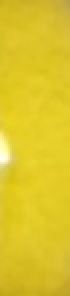
%> input picture cube_hsv/20.jpg, 35 x 148 px, shrunk from 67 x 281 before the run (shown 2 times larger)
$ octave couleur_detection.m   (GNU Octave 9; MATLAB toolbox functions it lacks are replaced by stand-ins)
%> lines starting %> are read from the running program, lines starting %| are printed output that depends on the picture
### couleur_bande.m
function couleur = couleur_bande(image_bande)
%> called with image_bande = 'cube_hsv/20.jpg'

    image = im2double(imread(image_bande));

    %% On recup鑢e les valeur moyennes de HSV de l'image
    [H,S,V] = image2hsv(image);

    %% construction du cube HSV
    [cube_hsv,coord_couleurs] = construction_cube_hsv();

    %% amelioration du cube HSV
    cube_hsv_ameliore = optimisation_cube_hsv(cube_hsv,coord_couleurs);

    %% recuperation de la couleur
    num_couleur = cube_hsv_ameliore(H,S,V);
    couleurs = {'noir','rouge','orange','doree','jaune','vert','bleu','violet','blanc'};
    couleur = couleurs{num_couleur + 1};

end

### image2hsv.m
function [H,S,V] = image2hsv(image)
    [h,w,z] = size(image);
%> h = 148; w = 35; z = 3
    image_hsv = rgb2hsv(image);
%> image_hsv: size 148x35x3 double; mean H, S, V 0.145, 0.818, 0.869

    H_moy = [];
    S_moy = [];
    V_moy = [];
    for i = 1:h
        for j = 1:w
            H_moy=[H_moy,image_hsv(i,j,1)];
            S_moy=[S_moy,image_hsv(i,j,2)];
            V_moy=[V_moy,image_hsv(i,j,3)];
        end
    end
%> after the loop, H_moy = 5180 values, max 0.179 at index 2731, min 0.128 at index 35, mean 0.145; S_moy = 5180 values, max 0.928 at index 3192, min 0.0549 at index 2766, mean 0.818; V_moy = 5180 values, max 1 at index 2381, min 0.722 at index 35, mean 0.869
    hue = mean(H_moy);
%> hue = 0.145
    saturation = mean(S_moy);
%> saturation = 0.818
    value = mean(V_moy);
%> value = 0.869

    H = floor(hue*360+1);
%> H = 53
    S = floor(saturation*100+1);
%> S = 82
    V = floor(value*100+1);
%> V = 87
%> in couleur_bande, `[H,S,V] = image2hsv(image);`: H = 53; S = 82; V = 87
end

### optimisation_cube_hsv.m
function cube_hsv_ameliore = optimisation_cube_hsv(cube_hsv,coord_couleurs)

    %% couleurs permettant d'am閘iorer la pr閏ision de notre cube hsv
    image1 = im2double(imread('cube_hsv/1.jpg'));
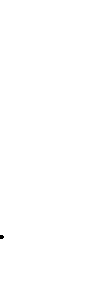
%> input picture cube_hsv/1.jpg, 111 x 288 px, shrunk from 211 x 549 before the run
%> image1: size 288x111x3 double; values 0.996 (black) and 1 (white), 100% white; 1 black region (1 under 20 px)
    image2 = im2double(imread('cube_hsv/2.jpg'));
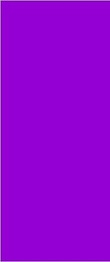
%> input picture cube_hsv/2.jpg, 110 x 262 px, shrunk from 209 x 499 before the run
    image3 = im2double(imread('cube_hsv/3.jpg'));
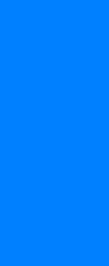
%> input picture cube_hsv/3.jpg, 109 x 266 px, shrunk from 208 x 506 before the run
    image4 = im2double(imread('cube_hsv/4.jpg'));
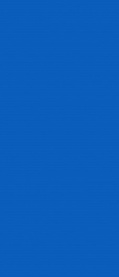
%> input picture cube_hsv/4.jpg, 119 x 277 px, shrunk from 227 x 528 before the run
    image5 = im2double(imread('cube_hsv/5.jpg'));
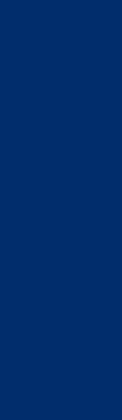
%> input picture cube_hsv/5.jpg, 122 x 420 px, shrunk from 233 x 800 before the run
%> the run ends on the next line
    image7 = im2double(imread('cube_hsv/7.jpg'));
    image8 = im2double(imread('cube_hsv/8.jpg'));
    image9 = im2double(imread('cube_hsv/9.jpg'));
    image10 = im2double(imread('cube_hsv/10.jpg'));
    image11 = im2double(imread('cube_hsv/11.jpg'));
    image12 = im2double(imread('cube_hsv/12.jpg'));
    image13 = im2double(imread('cube_hsv/13.jpg'));
    image15 = im2double(imread('cube_hsv/15.jpg'));
    image18 = im2double(imread('cube_hsv/18.jpg'));
    image20 = im2double(imread('cube_hsv/20.jpg'));

    images = {image1,image2,image3,image4,image5,image7,image8,image9,image10,image11,image12,image13,image15,image18,image20};
    couleurs_obtenues = {9,9,9,9,9,9,9,9,9,9,9,9,9,9,9};
    couleurs_a_obtenir = {8,7,6,6,6,1,4,1,0,5,5,7,6,5,4};

    %% On recupere les coordonn閑s de chaque couleur
    rouge_1 = coord_couleurs{1};
    orange = coord_couleurs{2};
    doree = coord_couleurs{3};
    jaune = coord_couleurs{4};
    vert = coord_couleurs{5};
    bleu = coord_couleurs{6};
    violet = coord_couleurs{7};
    rouge_2 = coord_couleurs{8};
    noir = coord_couleurs{9};
    blanc_v = coord_couleurs{10};
    blanc_s = coord_couleurs{11};

    %% on modifie cube_hsv avec les valeurs HSV relevees qui different
    for k = 1:15
        [H,S,V] = image2hsv(images{k});
        couleurs_obtenues{k} = cube_hsv(H,S,V);

        if couleurs_obtenues{k}~=couleurs_a_obtenir{k}
%             disp(k);
            switch couleurs_a_obtenir{k}
                case 0
                    if V > noir{2}
                        noir{2} = V;
                    end
                    cube_hsv(:,:,noir{1}:noir{2}) = 0;

                case 1
                    if H > rouge_1{2}
                        rouge_1{2} = H;
                    end
                    if H < rouge_2{2}
                        rouge_2{2} = H;
                    end
                    cube_hsv(rouge_1{1}:rouge_1{2},:,:) = 1;
                    cube_hsv(rouge_2{1}:rouge_2{2},:,:) = 1;

                case 2
                    if H > orange{2}
                        orange{2} = H;
                    end
                    if H < orange{1}
                        orange{1} = H;
                    end
                    cube_hsv(orange{1}:orange{2},:,:) = 2;

                case 3
                    if H > doree{2}
                        doree{2} = H;
                    end
                    if H < doree{1}
                        doree{1} = H;
                    end
                    cube_hsv(doree{1}:doree{2},:,:) = 3;

                case 4
                    if H > jaune{2}
                        jaune{2} = H;
                    end
                    if H < jaune{1}
                        jaune{1} = H;
                    end
                    cube_hsv(jaune{1}:jaune{2},:,:) = 4;

                case 5
                    if H > vert{2}
                        vert{2} = H;
                    end
                    if H < vert{1}
                        vert{1} = H;
                    end
                    cube_hsv(vert{1}:vert{2},:,:) = 5;

                case 6
                    if H > bleu{2}
                        bleu{2} = H;
                    end
                    if H < bleu{1}
                        bleu{1} = H;
                    end
                    cube_hsv(bleu{1}:bleu{2},:,:) = 6;

                case 7
                    if H > violet{2}
                        violet{2} = H;
                    end
                    if H < violet{1}
                        violet{1} = H;
                    end
                    cube_hsv(violet{1}:violet{2},:,:) = 7;

                case 8
                    if S > blanc_s{2}
                        blanc_s{2} = S;
                    end
                    if V < blanc_v{1}
                        blanc_v{1} = V;
                    end
                    cube_hsv(:,blanc_s{1}:blanc_s{2},blanc_v{1}:blanc_v{2}) = 8;

            end

        end

    end

    cube_hsv_ameliore = cube_hsv;
% [10 lines of commented-out code are left out]

end

### construction_cube_hsv.m
function [cube_hsv,coord_couleurs] = construction_cube_hsv()

    %% cube contenant les coordonn閑s des couleurs HSV
    cube_hsv = zeros(361,101,101);

    rouge_1 = {1,15};
    orange = {16,30};
    doree = {30,59};
    jaune = {60,91};
    vert = {92,160};
    bleu = {161,250};
    violet = {251,340};
    rouge_2 = {341,361};
    noir = {1,20};
    blanc_v = {90,101};
    blanc_s = {1,10};

    coord_couleurs = {rouge_1,orange,doree,jaune,vert,bleu,violet,rouge_2,noir,blanc_v,blanc_s};

    cube_hsv(rouge_1{1}:rouge_1{2},:,:) = 1;
    cube_hsv(orange{1}:orange{2},:,:) = 2;
    cube_hsv(doree{1}:doree{2},:,:) = 3;
    cube_hsv(jaune{1}:jaune{2},:,:) = 4;
    cube_hsv(vert{1}:vert{2},:,:) = 5;
    cube_hsv(bleu{1}:bleu{2},:,:) = 6;
    cube_hsv(violet{1}:violet{2},:,:) = 7;
    cube_hsv(rouge_2{1}:rouge_2{2},:,:) = 1;
    cube_hsv(:,:,noir{1}:noir{2}) = 0;
    cube_hsv(:,blanc_s{1}:blanc_s{2},blanc_v{1}:blanc_v{2}) = 8;

end

### couleur_detection.m
close all;clear all;

couleur = couleur_bande('cube_hsv/20.jpg');
